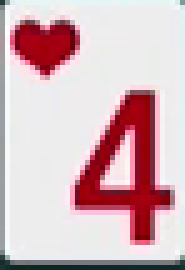
#> input picture home/media/poker/4h.png, 37 x 54 px, found by its file name (shown 5 times larger)
$ jupyter execute python-pillow-image-load.ipynb
#> lines starting #> are read from the running program, lines starting #| are printed output that depends on the picture; after the words box and inside, x2 and y2 are one past the last pixel; in counts of white or black regions, pixels touching at a corner belong together
- Title: Load Images into Pillow
- Slug: python-pillow-image-load
- Date: 2020-03-17 00:06:02
- Category: Computer Science
- Tags: programming, Python, Pillow, computer vision, CV, image, load, PIL, array, numpy, bytes, string, buffer
- Author: Ben Du
- Modified: 2021-07-28 18:16:26

[cell 1]
import numpy as np
from PIL import Image, ImageChops

## [Image.open](https://pillow.readthedocs.io/en/latest/reference/Image.html#PIL.Image.open)

Opens and identifies the given image file.
Even though the method `Image.open` takes a `mode` argument,
it must take the value `"r"`.

Notice that the method `Image.open` is lazy which means that
the image file remains open and the actual image data is not read from the file until needed.
This behavior might cause issue sometimes.
For example,
let's say that you load many images using the following code
and try to combine them into one picke file for easy access.
```python
images = [Image.open(path) for path in Path(".").glob("*.png")]
```
You will likely encouter an error saying "too many files opened"
because all image files are opened and not closed.
One simple way to fix this problem is to call the method `Image.copy`
to use the underlying image data,
which makes the underlying image file closed automatically.
```python
images = [Image.open(path).copy() for path in Path(".").glob("*.png")]
```
Of course,
you can also manually call the method `Image.load` to load the image data and close the image file.

```python
def read_image(path: Path) -> Image:
    img = Image.open(path)
    img.load()
    return img


images = [read_image(path) for path in Path(".").glob("*.png")
```

[cell 2]
img = Image.open("../../home/media/poker/4h.png")
#> img is the input picture: PIL image 37x54 RGB; mean R, G, B 213.2, 183.8, 189.1
img

## Load Corruppted Image

You will encounter "IOError: image file truncated"
if an image you try to load is corrupted.
However,
you can still load the image (and fill the truncated part as black pixles)
with the following settings.
For more details,
please refer to
[Python PIL “IOError: image file truncated” with big images](https://stackoverflow.com/questions/12984426/python-pil-ioerror-image-file-truncated-with-big-images)
.

[cell 3]
from PIL import ImageFile

ImageFile.LOAD_TRUNCATED_IMAGES = True

## [Image.fromarray](https://pillow.readthedocs.io/en/latest/reference/Image.html#PIL.Image.fromarray)

1. When loading a boolean numpy array (representing a black/white image),
    you can either use `mode=None` (default, auto detect the mode) or `mode="L"` (gray scale).
    Notice that using `mode="1"` (black/white) doesn't load the numpy array correct
    (which sounds like a bug to me).
    It is worth noting that
    when using `mode=None` the underlying numpy array for the image is still boolean
    while when using `mode="L"` the underlying numpy array is float and the boolean values are converted to 0 or 255.

2. If you every encounter the error "TypeError: Cannot handle this data type"
    when loading an image using `Image.fromarray`,
    it means that the type of elements in the array is not support
    and you need to manually cast the type of elments in the numpy array (to `numpy.uint8`)
    before calling `Image.fromarray` on it.
    It is suggested that you always ensure
    the data type of a numpy array is the desired one
    before loading it as an image.
    If the data type of an numpy array is correct,
    you do not have to specify a mode (the default works well).
    Otherwise,
    if the data type is not correct
    it might not help even if you try to specify different modes.
    The most commonly used data types when dealing with images are `numpy.uint8` and `bool` (for black/white images).

        :::python
        import numpy as np
        Imagee.fromarray(arr.astype(np.uint8))

3. NOTE: Even if `Image.fromarray` accepts a `mode` parameter,
    it seems that the mode `BGR;24` doesn't work with `Image.fromarray`.
    As an alternative way,
    you can manually flip a numpy array which is the `BGR` representation of an image.

        Image.fromarray(np.flip(arr, 2))

[cell 4]
arr = np.array(img)

[cell 5]
Image.fromarray(arr)

[cell 6]
img_bw = img.convert("1", dither=False)
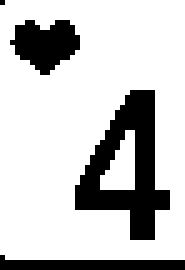
#> img_bw: PIL image 37x54 1 (shown 5 times larger); 77.9% white; 4 black regions (1 under 20 px), largest, box (x1, y1, x2, y2) and area: (15, 18, 34, 48) 264, (2, 4, 16, 15) 101, (0, 51, 37, 54) 75
img_bw

[cell 7]
arr_bw = np.array(img_bw)
arr_bw

[cell 8]
Image.fromarray(arr_bw)

[cell 9]
np.array(Image.fromarray(arr_bw))

[cell 10]
Image.fromarray(arr_bw, mode="L")

[cell 11]
np.array(Image.fromarray(arr_bw, mode="L"))

[cell 12]
Image.fromarray(arr_bw, mode="1")
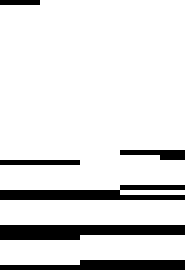
#> Out: PIL image 37x54 1 (shown 5 times larger); 86.8% white; black in thin lines or dots

$ run again, with home/media/poker/probability.png copied over home/media/poker/4h.png
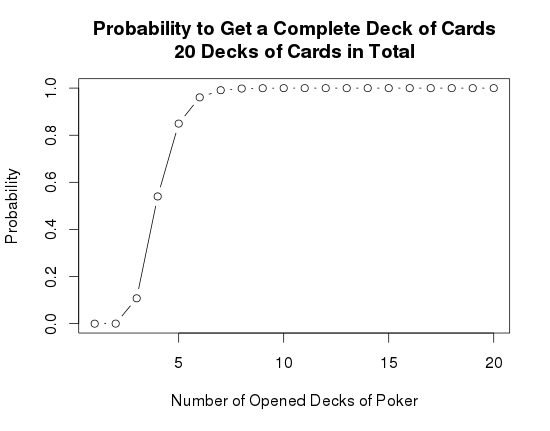
#> input picture home/media/poker/probability.png, 550 x 431 px, found by its file name
#> img is the input picture: PIL image 550x431 P; min 0, max 255, mean 247.7
#> `img_bw = img.convert("1", dither=False)`:
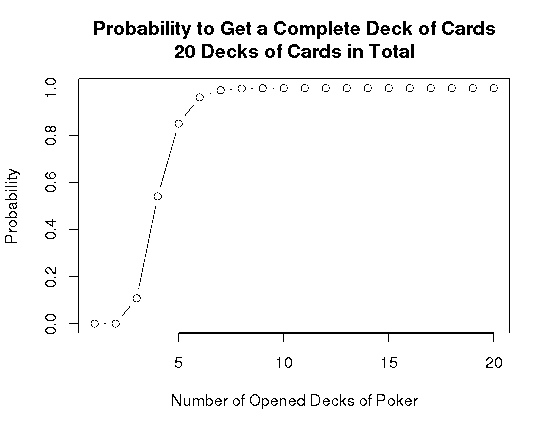
#> img_bw: PIL image 550x431 1; 97% white; black in thin lines or dots, all inside (x1, y1, x2, y2) = (5, 21, 510, 409)
#> `Image.fromarray(arr_bw, mode="1")`:
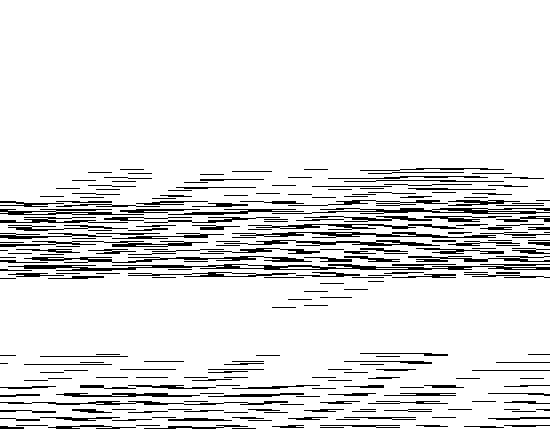
#> Out: PIL image 550x431 1; 89.6% white; black in thin lines or dots, all inside (x1, y1, x2, y2) = (0, 168, 550, 429)
